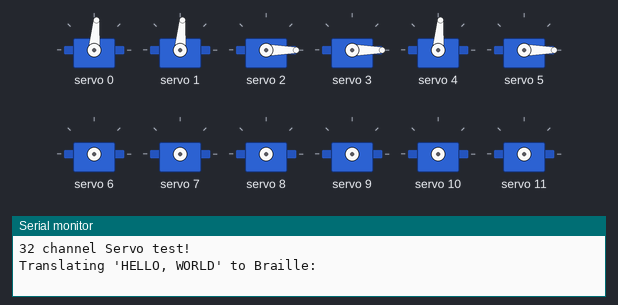
Bench run of a sketch on a simulated Arduino Uno, built with avr-gcc and run on an emulated ATmega328P. Parts: 12 × servo, the last lines printed to the serial monitor.

Above: at 0.05 s.
At 0.7 s:
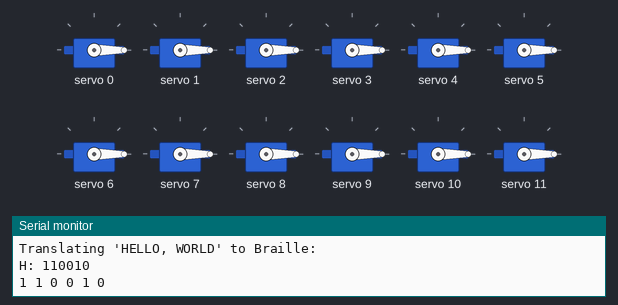
Timing chart, 0 to 3.0 s (numbered marks = the images above):
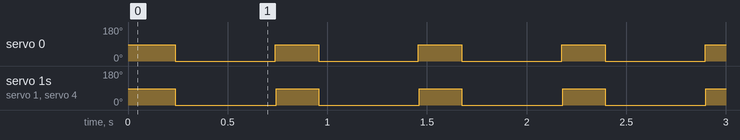

Measured:
- by itself, servo 0: alternates 85° for 0.22 s and 0° for 0.50 s
- by itself, servo 1, servo 4: alternates 85° for 0.21 s and 0° for 0.51 s

The sketch:

sketch_translation_test.ino
```cpp
#include <Wire.h>
#include <Adafruit_PWMServoDriver.h>
//librarys used for translation program
#include <string.h>
#include <stdio.h>

// Structure to hold English to Braille mappings
struct E2B_KeyValue {
    char key;
    char value[7];
};

// English to Braille dictionary
struct E2B_KeyValue EngToBrailleDict[] = {
    {'a', "100000"}, {'b', "110000"}, {'c', "100100"}, {'d', "100110"}, {'e', "100010"},
    {'f', "110100"}, {'g', "110110"}, {'h', "110010"}, {'i', "010100"}, {'j', "010110"},
    {'k', "101000"}, {'l', "111000"}, {'m', "101100"}, {'n', "101110"}, {'o', "101010"},
    {'p', "111100"}, {'q', "111110"}, {'r', "111010"}, {'s', "011100"}, {'t', "011110"},
    {'u', "101001"}, {'v', "111001"}, {'w', "010111"}, {'x', "101101"}, {'y', "101111"},
    {'z', "101011"}, {'A', "100000"}, {'B', "110000"}, {'C', "100100"}, {'D', "100110"},
    {'E', "100010"}, {'F', "110100"}, {'G', "110110"}, {'H', "110010"}, {'I', "010100"},
    {'J', "010110"}, {'K', "101000"}, {'L', "111000"}, {'M', "101100"}, {'N', "101110"},
    {'O', "101010"}, {'P', "111100"}, {'Q', "111110"}, {'R', "111010"}, {'S', "011100"},
    {'T', "011110"}, {'U', "101001"}, {'V', "111001"}, {'W', "010111"}, {'X', "101101"},
    {'Y', "101111"}, {'Z', "101011"}, {'0', "011101"}, {'1', "100000"}, {'2', "101000"},
    {'3', "100100"}, {'4', "100110"}, {'5', "100010"}, {'6', "101100"}, {'7', "101110"},
    {'8', "101010"}, {'9', "011100"}, {',', "001000"}, {' ', "000000"}, {'.', "001001"},
    {'?', "001010"}, {'!', "001011"}, {'@', "001110"}, {'#', "001111"}, {'$', "010010"},
    {'%', "010001"}, {'&', "001101"}, {'*', "010000"}, {'(', "011000"}, {')', "001100"},
    {'_', "010111"}, {'+', "011010"}, {'^', "011011"}, {'-', "010011"}, {'=', "011001"},
    {'{', "011010"}, {'}', "001101"}, {'[', "011110"}, {']', "001111"}, {':', "010101"},
    {';', "001101"}, {'"', "001010"}, {'\'', "001000"}, {'<', "011011"}, {'>', "001011"},
    {',', "001000"}, {'.', "001001"}, {'?', "001010"}, {'/', "010100"}, {'_', "010111"},
};

// Function to convert an English character to Braille representation
char *getBraille(char character) {
    for (size_t i = 0; i < sizeof(EngToBrailleDict) / sizeof(EngToBrailleDict[0]); ++i) {
        if (EngToBrailleDict[i].key == character) {
            return EngToBrailleDict[i].value;
        }
    }
    return NULL; // Character not found
}

Adafruit_PWMServoDriver board1 = Adafruit_PWMServoDriver(0x40);

#define SERVOMIN  100 // this is the 'minimum' pulse length count (out of 4096)
#define SERVOMAX  600 // this is the 'maximum' pulse length count (out of 4096)


int angleToPulse(int ang){
  int pulse = map(ang, 0, 180, SERVOMIN, SERVOMAX);
  return pulse;
}

void setup() {
    Serial.begin(9600); // Initialize serial communication
    while (!Serial);    // Wait for the Serial Monitor to open

    Serial.println("32 channel Servo test!");

    board1.begin();
    board1.setPWMFreq(60);  // Analog servos run at ~60 Hz updates
}


void loop() {
    int count = 1;
    const char *input = "H";

    Serial.println("Translating 'HELLO, WORLD' to Braille:");

    // Translate each character to Braille
    for (int i = 0; input[i] != '\0'; i++) {
        char character = input[i];

        // Get Braille representation for the current character
        char *braille = getBraille(character);

        if (braille != NULL) {
            Serial.print(character);
            Serial.print(": ");
            Serial.println(braille);
            for (int j = 0; braille[j] != '\0'; j++) {
              Serial.print(braille[j]); // Print each character of the Braille representation
              Serial.print(" ");
              if(braille[j] == '0'){
                board1.setPWM(j, 0, angleToPulse(0) );
              } else if (braille[j] =='1'){
                  board1.setPWM(j, 0, angleToPulse(90) );
              } else{
                Serial.println("Invalid Braille character");
              }
            }
        } else {
            Serial.print(character);
            Serial.println(": Braille representation not found");
        }
    }
      // code to move one servo, probablly change that 10 to a higher degree
    delay(200);

    for( int i = 0; i < 16; i++){
        board1.setPWM(i, 0, angleToPulse(0));
    }

    delay(500); // Delay for 30 second

    Serial.print(count);
    count = count + 1;
    Serial.println("loop");
}
```
